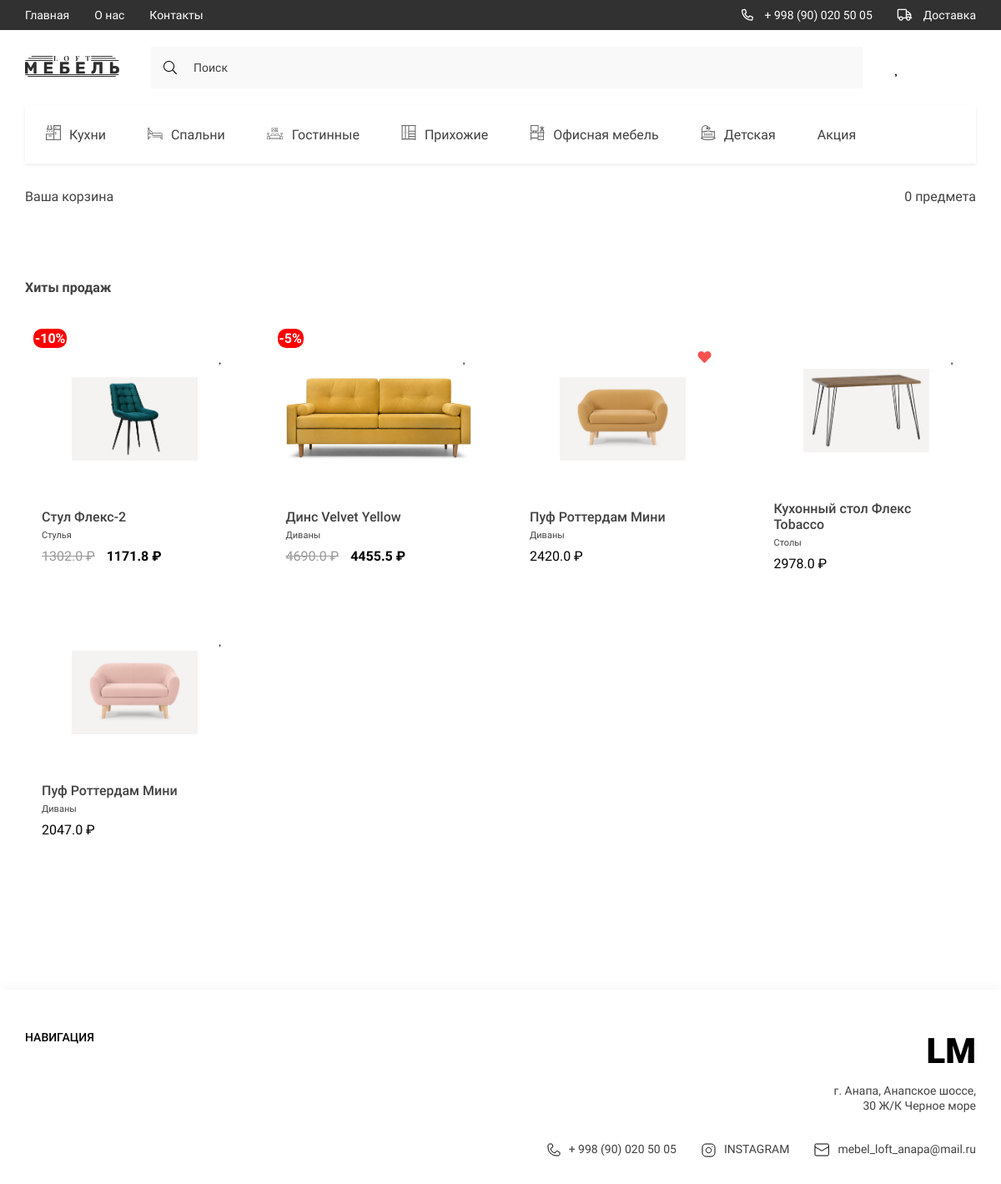
Screenshot of /basket/ (signed in) with the database file from the repository.
### loft/models.py (models this page shows, shortened)
class Category(models.Model):
    title = models.CharField(max_length=150, verbose_name='Категория')
    icon = models.ImageField(upload_to='categories/', null=True, blank=True, verbose_name='Иконка категории')
    slug = models.SlugField(unique=True, null=True)
    parent = models.ForeignKey('self', on_delete=models.CASCADE,
                               null=True, blank=True, related_name='subcategories')
    def get_absolute_url(self):
        return reverse('category', kwargs={'slug': self.slug})
    def get_icon(self):
        if self.icon:
            return self.icon.url
        else:
            return '-'
    class Meta:
        verbose_name = 'Категорию'
        verbose_name_plural = 'Категории'

class Product(models.Model):
    title = models.CharField(max_length=150, verbose_name='Продукт')
    price = models.FloatField(verbose_name='Цена')
    created_at = models.DateTimeField(auto_now_add=True, verbose_name='Дата добавления')
    updated_at = models.DateTimeField(auto_now=True, verbose_name='Дата изменения')
    quantity = models.IntegerField(default=0, verbose_name='В наличии')
    description = models.TextField(verbose_name='Описание')
    width = models.CharField(max_length=100, blank=True, null=True, verbose_name='Ширина')
    length = models.CharField(max_length=100, blank=True, null=True, verbose_name='Длина')
    high = models.CharField(max_length=100, blank=True, null=True, verbose_name='Высота')
    color_name = models.CharField(max_length=150, verbose_name='Название цвета', default='Белый')
    color_code = models.CharField(max_length=15, verbose_name='Код цвета', default='#ffffff')
    category = models.ForeignKey(Category, on_delete=models.CASCADE, related_name='products', verbose_name='Категория')
    type = models.ForeignKey('Type', on_delete=models.SET_NULL, null=True, blank=True, verbose_name='Тип товара')
    discount = models.IntegerField(default=0, verbose_name='Скидка', null=True, blank=True)
    slug = models.SlugField(unique=True, null=True)
    model = models.CharField(max_length=300, null=True, blank=True, verbose_name='Модель')
    def get_absolute_url(self):
        return reverse('product', kwargs={'slug': self.slug})
    class Meta:
        verbose_name = 'Товар'
        verbose_name_plural = 'Товары'
    def get_image_product(self):
        if self.images:
            try:
                return self.images.first().image.url
            except:
                return '-'
        else:
            return '-'
    @property
    def get_discount(self):
        if self.discount:
            discounted_price = self.discount / 100 * self.price
            res = self.price - discounted_price
            return res
        else:
            pass

class ImageProduct(models.Model):
    image = models.ImageField(upload_to='products/', verbose_name='Картинка товара')
    product = models.ForeignKey(Product, on_delete=models.CASCADE, related_name='images', verbose_name='Товар')
    class Meta:
        verbose_name = 'Фото товара'
        verbose_name_plural = 'Фото товаров'

class Type(models.Model):
    title = models.CharField(max_length=150, verbose_name='Тип товара')
    def __str__(self):
        return self.title
    class Meta:
        verbose_name = 'Тип товара'
        verbose_name_plural = 'Типы товаров'

### loft/views.py (the view)
# urls.py: path('basket/', card_view, name='basket'),
def card_view(request):
    if request.user.is_authenticated:
        card_info = get_card_data(request)
        user_card = CardForAuthenticatedUser(request).get_card_info()
        context = {
            'card_total_quantity': card_info['card_total_quantity'],
            'card_total_price': card_info['card_total_price'],
            'order': card_info['order'],
            'products': card_info['products'],
            'product_count': card_info['product_count'],
            'title': 'Корзина'
        }
        return render(request, 'loft/basket.html', context)
    else:
        return redirect('register')

### loft/models.py (called while the page is built)
    @property
    def get_card_total_price(self):
        order_products = self.orderproduct_set.all()
        total_price = 0
        for item in order_products:
            product_price = item.product.get_discount if item.product.discount else item.product.price
            total_price += product_price * item.quantity
        return total_price

    @property
    def get_card_total_quantity(self):
        order_products = self.orderproduct_set.all()
        total_quantity = sum([i.quantity for i in order_products])
        return total_quantity

### loft/templatetags/loft_tags.py (called while the page is built)
@register.simple_tag()
def get_categories():
    return Category.objects.all()

@register.simple_tag()
def get_products(category=None):
    if category:
        return Product.objects.filter(category=category)[::-1]
    return Product.objects.all()[::-1]

@register.simple_tag()
def get_normal_price(price):
    return f"{price:}".replace("_", " ")

@register.simple_tag()
def get_favourite_products(user):
    favs = FavouriteProduct.objects.filter(user=user)
    products = [i.product for i in favs]
    return products

### loft/utils.py (called while the page is built)
def get_card_data(request):
    card = CardForAuthenticatedUser(request)
    card_info = card.get_card_info()
    return {
        'card_total_quantity': card_info['card_total_quantity'],
        'card_total_price': card_info['card_total_price'],
        'order': card_info['order'],
        'products': card_info['products'],
        'product_count': card_info['product_count'],
    }

    def get_card_info(self):
        customer, created = Customer.objects.get_or_create(user=self.user)
        order, created = Order.objects.get_or_create(customer=customer)
        order_products = order.orderproduct_set.all()
        card_total_quantity = order.get_card_total_quantity
        card_total_price = order.get_card_total_price
        product_count = order_products.count()
        return {
            'card_total_quantity': card_total_quantity,
            'card_total_price': card_total_price,
            'order': order,
            'products': order_products,
            'product_count': product_count
        }

### loft/templates/loft/basket.html (shortened to what this page needs)
{% extends 'base.html' %}
{% load static %}
{% load loft_tags %}
{% block main %}
<main class="main">
    <div class="container">
        <section class="basket">
            <div class="basket__text">
                <h1 class="basket__title">Ваша корзина</h1>
                <span class="basket__count"><span>{{ product_count }}</span> предмета</span>
            </div>
            <div class="basket__items">
        </section>
        <section class="products">
            <h2 class="products__title">Хиты продаж</h2>
            <div class="products__content">
                {% get_products as products %}
                {% for product in products %}
                {% include 'loft/components/_products__item.html' %}
                {% endfor %}
            </div>
        </section>
    </div>
</main>
{% endblock main %}

### templates/components_base/_nav__catigories.html
{% load static %}
{% load loft_tags %}
{% get_categories as categories %}
<ul class="header__list _categories">
    {% for category in categories %}
    <li>
        <a href="{{ category.get_absolute_url }}" class="header__list-links">
                        <span class="header__list-img">
                            {% if category.icon %}
                            <img src="{{ category.get_icon }}" alt="icons">
                            {% endif %}
                        </span>
            {{ category.title }}
        </a>
    </li>
    {% endfor %}
</ul>

### loft/templates/loft/components/_products__item.html (shortened to what this page needs)
{% load static %}
{% load loft_tags %}
{% if request.user.is_authenticated %}
{% get_favourite_products request.user as fav_products %}
{% endif %}
{% if product.quantity > 0 %}
<div class="products__item">
    <a href="#">
        <a href="{% url 'save_favourite' product.slug %}"
           class="products__item-heart {% if product in fav_products and request.user.is_authenticated %}active{% endif %}"
           data-product-slug="{{ product.slug }}"></a></a>
    <a href="{{ product.get_absolute_url }}">
        <img src="{{ product.get_image_product }}" alt="" width="100" height="100" class="products__item-img">
    </a>
    <div class="products__item-text">
        <h3 class="products__item-title">{{ product.title }}</h3>
        <div class="products__item-desrc">{{ product.type }}</div>
        <div class="products__item-price">
            {% if product.discount %}
            <span class="old-price" style="color: #999; text-decoration: line-through; margin-right: 10px;">{% get_normal_price product.price %} ₽</span>
            <span class="new-price"
                  style="color: #000000; font-weight: bold;">{% get_normal_price product.get_discount %} ₽</span>
            {% else %}
            {% get_normal_price product.price %} ₽
            {% endif %}
            {% if product.discount %}
            <span class="discount-percentage"
                  style="position: absolute; top: 5px; left: 10px; background-color: #FF0000; color: #fff; padding: 2px; border-radius: 10px; font-weight: bold; z-index: 10;">-{{ product.discount }}%</span>
            {% endif %}
        </div>
    </div>
</div>
{% endif %}

### loft/static/loft/style/style.css (style rules this page uses)
:root { --containerWidth: 1140px; --primaryColor: #414141; --primaryFont: 'Roboto'; --mainColor: #245462; }
* { padding: 0; margin: 0; box-sizing: border-box; text-decoration: none; list-style: none; font-family: var(--primaryFont); }
.container { width: 100%; max-width: calc(var(--containerWidth) + 30px); margin: 0 auto; padding: 0 15px; }
.nav__content-bars, ._categories, .nav__list-links>img, .nav__bars-open, ._truck { display: none; }
.header__list { display: flex; justify-content: space-between; align-items: center; }
.header__list._categories { justify-content: flex-start; width: 100%; overflow-x: scroll; background: #FFFFFF; box-shadow: 0px 2px 4px rgba(0, 0, 0, 0.07); margin-bottom: 30px; }
.header__list-links { padding: 24px 25px; display: flex; justify-content: center; align-items: center; height: 70px; transition: background .3s linear, color .3s linear; width: max-content; font-family: 'Roboto'; font-size: 16px; line-height: 19px; color: #414141; }
.header__list-links img { margin-right: 10px; min-width: 18px; transition: filter .3s linear; }
.main { width: 100%; flex-grow: 1; padding-bottom: 150px; }
.products { width: 100%; display: flex; flex-direction: column; margin-top: 30px; }
.products__title { font-size: 16px; line-height: 19px; color: #414141; margin-bottom: 35px; }
.products__content { width: 100%; display: grid; grid-template-columns: repeat(4, minmax(137.67px, 263px)); column-gap: 30px; row-gap: 10px; }
.products__item { display: flex; justify-content: center; flex-direction: column; align-items: center; padding: 53px 20px 32px; transition: transform .3s linear; position: relative; }
.products__item-text { width: 100%; margin-top: 54px; }
.products__item-title { font-weight: 500; font-size: 16px; line-height: 19px; color: #414141; }
.products__item-desrc { font-size: 11px; line-height: 13px; color: #414141; margin: 6px 0 9px; }
.products__item-heart { position: absolute; top: 21px; right: 15px; display: flex; padding: 10px; }
.products__item-heart::before { content: '\f004'; font-family: 'heart'; color: #000; }
.products__item-heart.active::before { font-family: 'heart-active'; color: rgb(250, 81, 81); }
.products__item-img { width: 100%; }
.basket { display: flex; flex-direction: column; width: 100%; }
.basket__text { display: flex; align-items: center; justify-content: space-between; margin-bottom: 20px; }
.basket__title { font-style: normal; font-weight: normal; font-size: 16px; line-height: 19px; color: var(--primaryColor); }
.basket__count { font-style: normal; font-weight: normal; font-size: 16px; line-height: 19px; color: var(--primaryColor); }
.basket__items { display: flex; flex-direction: column; justify-content: space-between; gap: 20px; }

### rows the page displays
Category: get_icon (picture), title "Кухни"
Category: get_icon (picture), title "Спальни"
Category: get_icon (picture), title "Гостинные"
Category: get_icon (picture), title "Прихожие"
Category: get_icon (picture), title "Офисная мебель"
Category: get_icon (picture), title "Детская"
Category: title "Акция"
Product: get_image_product (picture), title "Стул Флекс-2", type "Стулья", price "1302.0", discount+price "1171.8", discount "10"
Product: get_image_product (picture), title "Динс Velvet Yellow", type "Диваны", price "4690.0", discount+price "4455.5", discount "5"
Product: get_image_product (picture), title "Пуф Роттердам Мини", type "Диваны", price "2420.0"
Product: get_image_product (picture), title "Кухонный стол Флекс Tobacco", type "Столы", price "2978.0"
Product: get_image_product (picture), title "Пуф Роттердам Мини", type "Диваны", price "2047.0"

### other values shown
{{ product_count }} "0"
